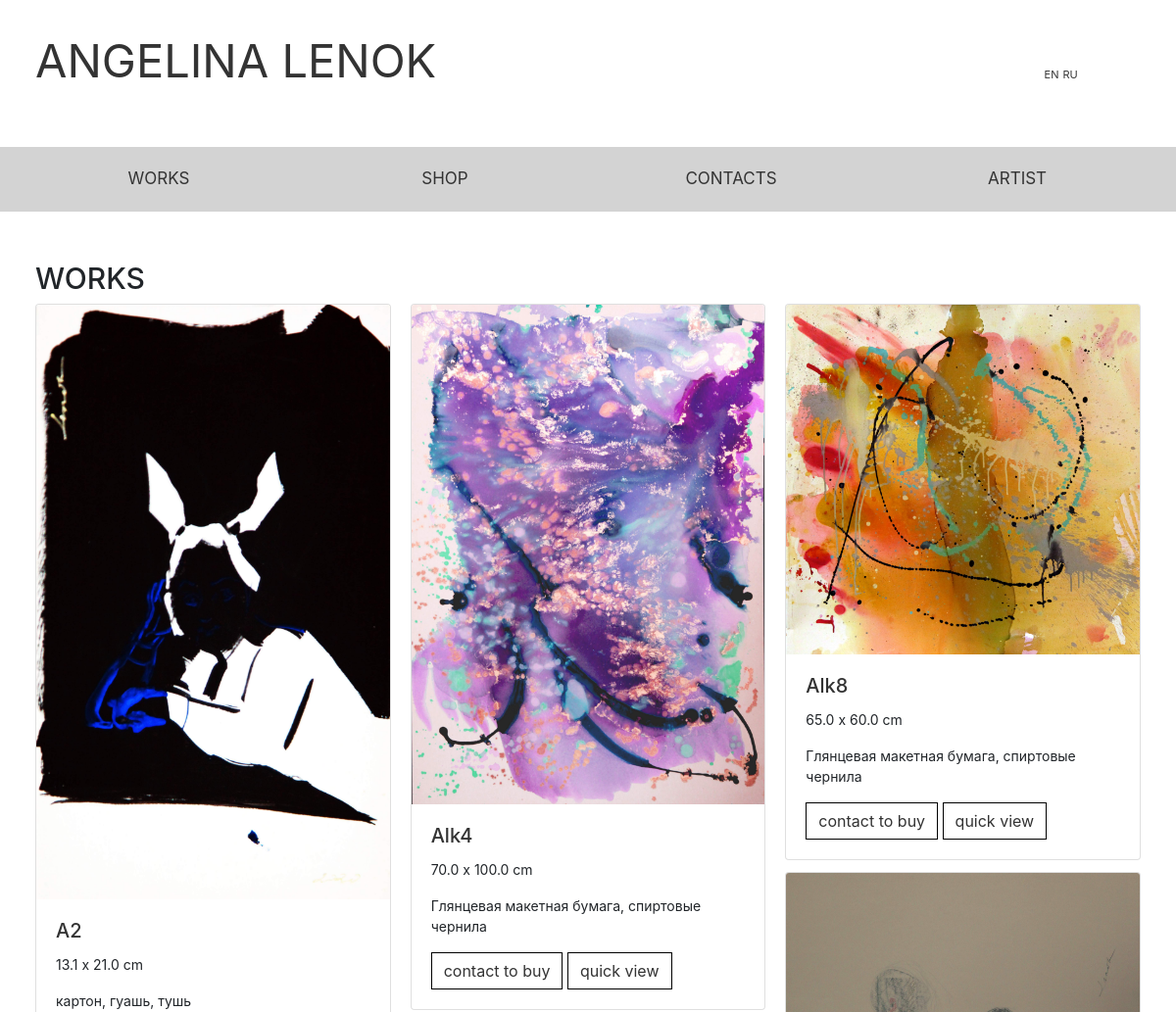
The page /works (upper part) on the database as committed earlier.
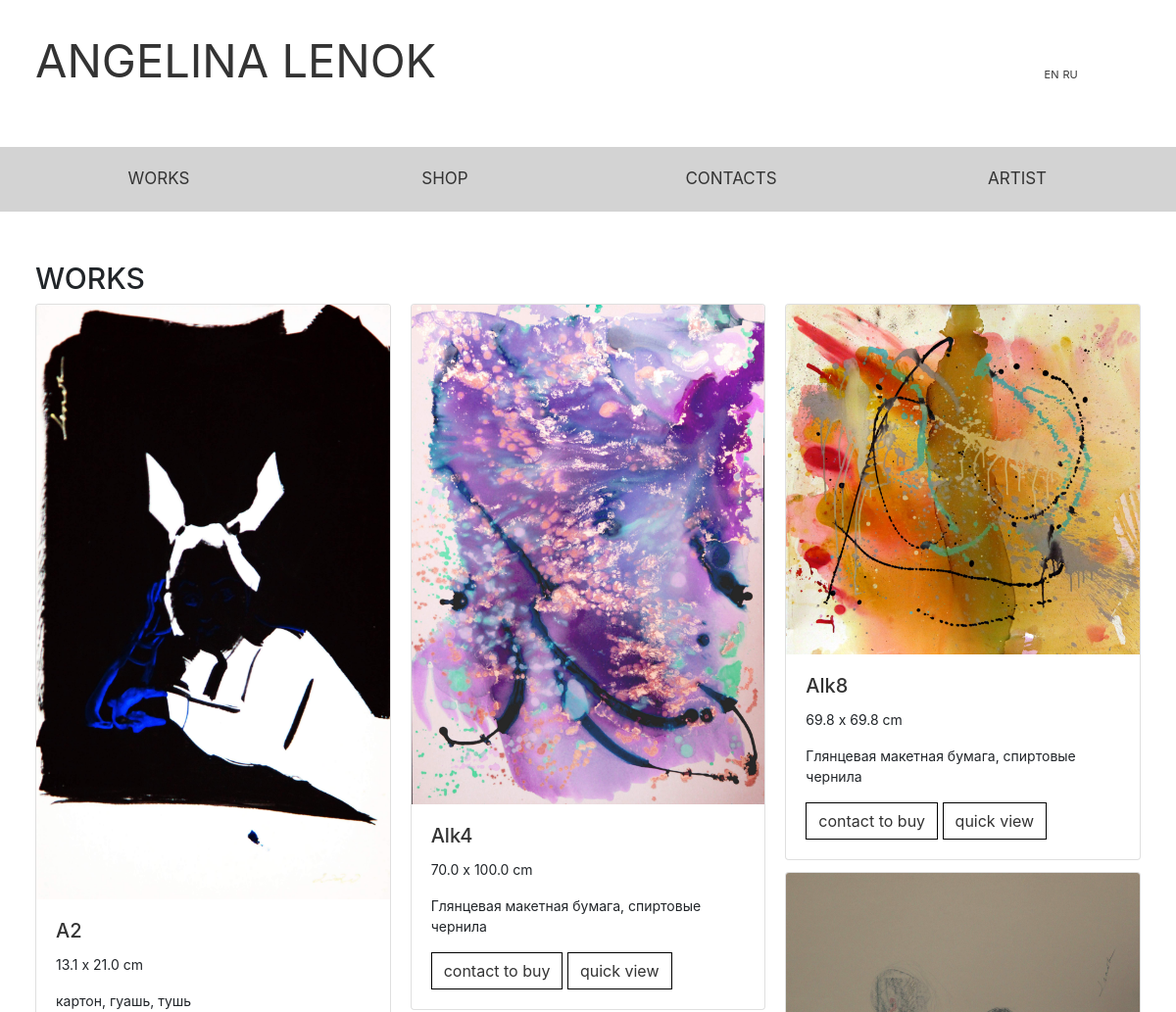
The same page on the database as committed later.
### catalog/models.py (models this page shows, shortened)
class Picture(models.Model):
    title = models.CharField(max_length=100)
    date = models.DateField(blank=True, null=True)
    description = models.TextField(blank=True, null=True, max_length=1000)
    height = models.FloatField(validators=[MaxValueValidator(100000)])
    width = models.FloatField(validators=[MaxValueValidator(100000)])
    materials = models.CharField(max_length=100)
    gallery = models.CharField(blank=True, null=True, max_length=100)
    price = models.DecimalField(blank=True, null=True, max_digits=10, decimal_places=2)
    is_in_works = models.BooleanField(default=False)
    is_in_color = models.BooleanField(default=False)
    is_in_graphics = models.BooleanField(default=False)
    SOLD_STATUS = (
            ('a', 'Available'),
            ('u', 'Undefined Price'), #no price, but for sale
            ('r', 'Reserved'),
            ('s', 'Sold'),
            ('n', 'NotForSale'),
    )
    status = models.CharField(
            max_length=1,
            choices=SOLD_STATUS,
            blank=True,
            default='a',
    )
    image = models.ImageField(upload_to='images')
    picture_id = models.UUIDField(primary_key=True, default=uuid.uuid4, editable=False)
    quantity = models.IntegerField(default=1)

### catalog/views.py (the view)
# urls.py: path('works', views.works, name='works'),
def works(request):
    items = Picture.objects.filter(is_in_works=True)
    try:
        deviceId = request.COOKIES['deviceId']
        customer, created = Customer.objects.get_or_create(deviceId=deviceId)
        order, created = Order.objects.get_or_create(customer=customer,complete=False)
        cart_num_of_items = order.orderitem_set.count()
    except:
        cart_num_of_items = 0
    context = {
            'items':items,
            'number':cart_num_of_items,
            }
    print(cart_num_of_items)
    return render(request, 'catalog/works.html', context)

### catalog/templates/catalog/works.html (shortened to what this page needs)
{% extends 'catalog/main.html' %}
{% load i18n %}
{% load static %}
{% block content %}
<h1 id="sectionheader">{% trans "WORKS" %}</h1>
  <div class="card-columns">
      {% for picture in items %}
      <div class="card" {% if picture.status == 'a' %}id="{{ picture.picture_id }}{% endif %}">
				  <a href="item/{{picture.picture_id}}"><img class="card-img-top" src="{{ picture.image.url }}" alt="blank image"></a>
            <div class="card-body">
              <a style="text-decoration:none; color:#333333" href="item/{{picture.picture_id}}">
								<h5 class="card-title">{{ picture.title }}</h5>
							</a>
              <p class="card-text" style="font-size: 14px;">{{ picture.width }} x {{ picture.height }} cm</p>
              <p class="card-text" style="font-size: 14px;">{{ picture.materials }}</p>
              {% if picture.status == 'u' %}
                <button id="contactbutton" class="btn rounded-0 btn-secondary update-cart" onclick="location.href='{% url "contacts" %}'" type="button">{% trans "contact to buy" %}</button>
              {% endif %}
							<button type="button" class="rounded-0 btn btn-outline-dark"
                data-toggle="modal" id="modalbutton" data-target="#modal{{ picture.picture_id }}">
								{% trans "quick view" %}
							</button>
            </div>
          </div>
      {% endfor %}
  </div>
{% endblock %}

### catalog/templates/catalog/main.html (shortened to what this page needs)
{% load static %}
{% load i18n %}
<!DOCTYPE html>
<html class="myFontClass" lang="en">
<head>
  <link rel="stylesheet" type="text/css" href="{% static 'catalog/css/main.css' %}">
  <link rel="stylesheet"
	href="https://stackpath.bootstrapcdn.com/bootstrap/4.5.2/css/bootstrap.min.css"
>
<link rel="stylesheet" href="https://stackpath.bootstrapcdn.com/font-awesome/4.7.0/css/font-awesome.min.css">
</head>
<body>
<header>
	<div class="container-fluid" id="top-container-header">
		<div class="row align-items-center" id="top-row-header">
			<div class="col-8">
				<a href="{% url 'works' %}" style="text-decoration:none">
					<div class="logo">{% trans "ANGELINA LENOK" %}</div>
				</a>
			</div>
      <div class="col-1 text-right" style="padding-left: 0px; padding-right: 0px">
				<form action="{% url 'set_language' %}" method="post">{% csrf_token %}
						<button id="langbutton" type="submit" class="btn rounded-0 btn-secondary">EN</button>
				</form>
      </div>
			<div class="col-1" style="padding-left: 0px; padding-right: 0px">
				<form action="{% url 'set_language' %}" method="post">{% csrf_token %}
						<button id="langbutton" type="submit" class="btn rounded-0 btn-secondary">RU</button>
				</form>
			</div>
		</div>
	</div>
</header>
<div class="navbar navbar-expand-lg">
  <div class="collapse navbar-collapse" id="navbarNav">
    <ul class="navbar-nav">
      <li class="nav-item text-center align-items-center ">
				<a class="nav" href="{% url "works" %}">{% trans "WORKS" %}</a>
			</li>
      <li class="nav-item">
				<a class="nav" href="{% url "store" %}">{% trans "SHOP" %}</a>
			</li>
      <li class="nav-item">
				<a class="nav" href="{% url "contacts" %}">{% trans "CONTACTS" %}</a>
			</li>
      <li class="nav-item">
				<a class="nav" href="{% url "about" %}">{% trans "ARTIST" %}</a>
			</li>
		</ul>
	</div>
</div>
{% load i18n %}
	<main>
		<div class="container-fluid" id="main-container">
			{% block content %}
			{% endblock %}
		</div>
	</main>
</body>
</html>

### catalog/static/catalog/css/main.css (style rules this page uses)
html, body { height: 100%; font-family: Arial; }
div.container-fluid { background-color:White; }
div.logo { color:#333333; font-size:47px; margin-bottom: 25px; }
#top-container-header { padding-right: 3%; padding-left: 3%; }
#top-row-header { height:150px; }
#sectionheader { font-size:30px; }
#main-container { padding-top: 50px; padding-right:3%; padding-bottom:3%; padding-left:3%; }
a.nav { justify-content:center; text-align:center; }
li.nav-item a { font-size:19px; }
#modalbutton { background-color:white; color: #333333; border: 1px solid black; }
#contactbutton { background-color:white; color: #333333; border: 1px solid black; }
#langbutton { font-size: 11px; background-color:white; color: #333333; border: 0px; padding: 2px; }
.navbar.navbar-expand-lg { background-color: lightGrey; }
.collapse.navbar-collapse { width: 100%; background-color: lightGrey; overflow: auto; }
ul.navbar-nav { width:100% }
li.nav-item { height:50px; width:25%; text-align:center; vertical-align: middle; }
li.nav-item a { padding: 12px; color: #333333; text-decoration: none; font-size: 17px; text-align: center; }
.card { animation-name: fadein; animation-duration: 1.5s; }

Rows that differ between the two databases and show on the page:
changed Picture "Alk8": width "65.0" → "69.8"; height "60.0" → "69.8"
